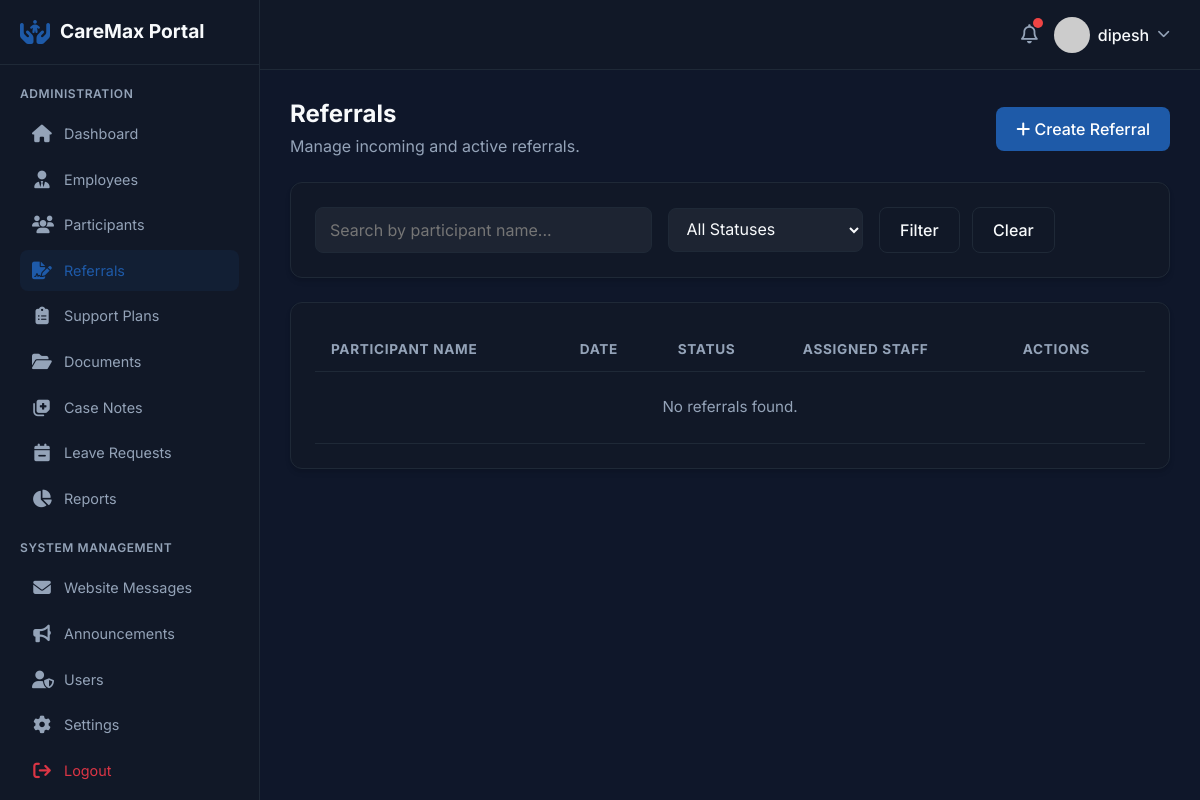
The app's page /portal/referrals/ (signed in), older data.
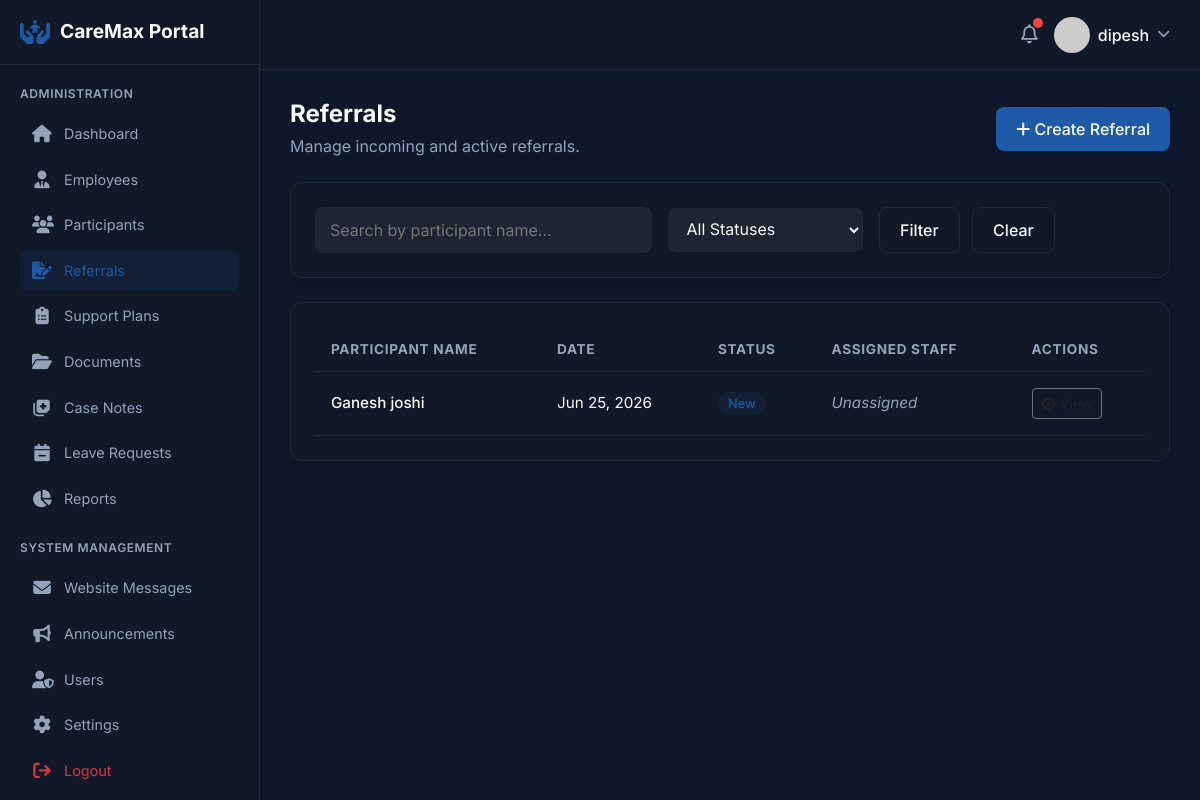
The same page, newer data.
### referrals/models.py (models this page shows, shortened)
class Referral(models.Model):
    GENDER_CHOICES = (
        ('Male', 'Male'),
        ('Female', 'Female'),
        ('Non-binary', 'Non-binary'),
        ('Prefer not to say', 'Prefer not to say'),
    )
    PLAN_MANAGEMENT_CHOICES = (
        ('NDIA Agency Managed', 'NDIA Agency Managed'),
        ('Self Managed', 'Self Managed'),
        ('Plan Managed', 'Plan Managed'),
        ('Not Yet Approved', 'Not Yet Approved'),
        ('Not Sure', 'Not Sure'),
    )
    RELATIONSHIP_CHOICES = (
        ('Self', 'Self'),
        ('Family Member', 'Family Member'),
        ('Support Coordinator', 'Support Coordinator'),
        ('Healthcare Provider', 'Healthcare Provider'),
        ('Other', 'Other'),
    )
    STATUS_CHOICES = (
        ('New', 'New'),
        ('Contacted', 'Contacted'),
        ('Assessment Scheduled', 'Assessment Scheduled'),
        ('In Progress', 'In Progress'),
        ('Approved', 'Approved'),
        ('Closed', 'Closed'),
    )
    first_name = models.CharField(max_length=100)
    last_name = models.CharField(max_length=100)
    date_of_birth = models.DateField(null=True, blank=True)
    gender = models.CharField(max_length=50, choices=GENDER_CHOICES, blank=True)
    phone = models.CharField(max_length=20)
    email = models.EmailField(blank=True)
    address = models.CharField(max_length=255, blank=True, verbose_name="Address / Suburb")
    ndis_number = models.CharField(max_length=50, blank=True, verbose_name="NDIS Number")
    plan_management = models.CharField(max_length=50, choices=PLAN_MANAGEMENT_CHOICES, blank=True, verbose_name="Plan Managed By")
    support_goals = models.TextField(blank=True)
    additional_notes = models.TextField(blank=True)
    referrer_name = models.CharField(max_length=150, blank=True)
    relationship = models.CharField(max_length=50, choices=RELATIONSHIP_CHOICES, blank=True)
    referrer_phone = models.CharField(max_length=20, blank=True)
    referrer_email = models.EmailField(blank=True)
    status = models.CharField(max_length=30, choices=STATUS_CHOICES, default='New')
    assigned_staff = models.ForeignKey(User, on_delete=models.SET_NULL, null=True, blank=True, related_name='assigned_referrals')
    created_at = models.DateTimeField(auto_now_add=True)
    updated_at = models.DateTimeField(auto_now=True)

### portal/views.py (the view)
# urls.py: path('referrals/', views.ReferralListView.as_view(), name='referral_list'),
class ReferralListView(LoginRequiredMixin, StaffRequiredMixin, ListView):
    template_name = 'portal/referrals/list.html'
    context_object_name = 'referrals'
    def get_queryset(self):
        user = self.request.user
        query = self.request.GET.get('q', '')
        status_filter = self.request.GET.get('status', '')
        is_admin = user.is_superuser or user.has_perm('auth.view_user')
        if is_admin:
            referrals = Referral.objects.all().order_by('-created_at')
        else:
            from guardian.shortcuts import get_objects_for_user
            referrals = get_objects_for_user(user, 'referrals.view_referral').order_by('-created_at')
        if query:
            referrals = referrals.filter(first_name__icontains=query) | referrals.filter(last_name__icontains=query)
        if status_filter:
            referrals = referrals.filter(status=status_filter)
        return referrals
    def get_context_data(self, **kwargs):
        context = super().get_context_data(**kwargs)
        context['query'] = self.request.GET.get('q', '')
        context['status_filter'] = self.request.GET.get('status', '')
        return context

### core/context_processors.py (called while the page is built)
def global_services(request):
    return {
        'global_services': Service.objects.filter(status=True).order_by('title')
    }

### portal/mixins.py (called while the page is built)
    def test_func(self):
        return self.request.user.is_authenticated and (
            self.request.user.has_perm('portal.view_participant') or
            self.request.user.is_superuser
        )

### templates/portal/referrals/list.html (shortened to what this page needs)
{% extends "portal/base_portal.html" %}
{% load auth_extras %}
{% block content %}
<div class="d-flex justify-content-between align-items-center mb-4">
    <div>
        <h1 style="font-size: 1.5rem; font-weight: 700; margin-bottom: 5px;">Referrals</h1>
        <p style="color: var(--text-muted); margin: 0;">Manage incoming and active referrals.</p>
    </div>
    <div class="d-flex gap-2">
        {% if perms.referrals.add_referral %}
        <a href="#" class="btn-portal-primary text-decoration-none"><i class="fa-solid fa-plus"></i> Create Referral</a>
        {% endif %}
    </div>
</div>
<div class="glass-card mb-4">
    <form method="GET" class="row g-3 align-items-center">
        <div class="col-md-5">
            <input type="text" class="portal-input" name="q" value="{{ query }}" placeholder="Search by participant name...">
        </div>
        <div class="col-md-3">
            <select class="portal-input" name="status">
                <option value="">All Statuses</option>
            </select>
        </div>
        <div class="col-md-4">
            <button type="submit" class="btn-portal-secondary me-2">Filter</button>
            <a href="{% url 'portal:referral_list' %}" class="btn-portal-secondary text-decoration-none">Clear</a>
        </div>
    </form>
</div>
<div class="glass-card">
    <div class="table-responsive">
        <table class="portal-table">
            <thead>
                <tr>
                    <th>Participant Name</th>
                    <th>Date</th>
                    <th>Status</th>
                    <th>Assigned Staff</th>
                    <th>Actions</th>
                </tr>
            </thead>
            <tbody>
                {% for referral in referrals %}
                <tr>
                    <td>
                        <div style="font-weight: 500;">{{ referral.first_name }} {{ referral.last_name }}</div>
                    </td>
                    <td>{{ referral.created_at|date:"M d, Y" }}</td>
                    <td>
                        {% if referral.status == 'New' %}
                            <span class="portal-badge primary">New</span>
                        {% elif referral.status == 'Approved' %}
                            <span class="portal-badge success">Approved</span>
                        {% elif referral.status == 'Closed' %}
                            <span class="portal-badge danger">Closed</span>
                        {% else %}
                            <span class="portal-badge warning">{{ referral.status }}</span>
                        {% endif %}
                    </td>
                    <td>
                        {% if referral.assigned_staff %}
                            {{ referral.assigned_staff.get_full_name }}
                        {% else %}
                            <span style="color: var(--text-muted); font-style: italic;">Unassigned</span>
                        {% endif %}
                    </td>
                    <td>
                        <a href="{% url 'portal:referral_detail' referral.pk %}" class="btn btn-sm btn-outline-light text-muted border-secondary"><i class="fa-solid fa-eye"></i> View</a>
                    </td>
                </tr>
                {% empty %}
                <tr>
                    <td colspan="5" class="text-center py-4" style="color: var(--text-muted);">
                        No referrals found.
                    </td>
                </tr>
                {% endfor %}
            </tbody>
        </table>
    </div>
</div>
{% endblock %}

Row changes from the older to the newer data that the page shows:
added Referral: first_name "Ganesh", last_name "joshi", created_at "Jun 25, 2026", status "New", shows "Unassigned"
Text that changed along with them:
text no longer shown: "No referrals found."
